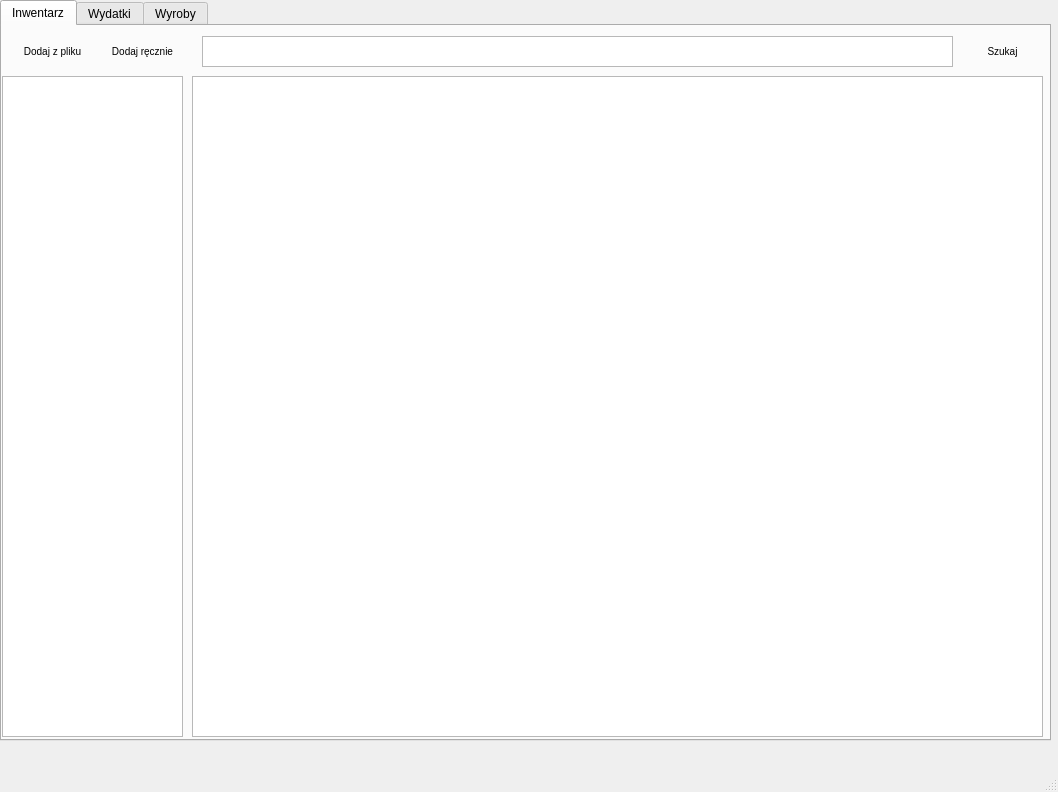
<?xml version="1.0" encoding="UTF-8"?>
<ui version="4.0">
 <class>MainWindow</class>
 <widget class="QMainWindow" name="MainWindow">
  <property name="geometry">
   <rect>
    <x>0</x>
    <y>0</y>
    <width>1058</width>
    <height>792</height>
   </rect>
  </property>
  <property name="contextMenuPolicy">
   <enum>Qt::CustomContextMenu</enum>
  </property>
  <property name="windowTitle">
   <string>Handcraft cost analyzer</string>
  </property>
  <widget class="QWidget" name="centralwidget">
   <widget class="QTabWidget" name="tabWidget">
    <property name="geometry">
     <rect>
      <x>0</x>
      <y>0</y>
      <width>1051</width>
      <height>741</height>
     </rect>
    </property>
    <property name="styleSheet">
     <string notr="true"/>
    </property>
    <property name="currentIndex">
     <number>0</number>
    </property>
    <widget class="QWidget" name="Inventory">
     <attribute name="icon">
      <iconset>
       <normaloff>../assets/inventory.svg</normaloff>../assets/inventory.svg</iconset>
     </attribute>
     <attribute name="title">
      <string>Inwentarz</string>
     </attribute>
     <widget class="QTreeView" name="treeView">
      <property name="geometry">
       <rect>
        <x>0</x>
        <y>50</y>
        <width>181</width>
        <height>661</height>
       </rect>
      </property>
      <property name="sizeAdjustPolicy">
       <enum>QAbstractScrollArea::AdjustToContents</enum>
      </property>
     </widget>
     <widget class="QPushButton" name="pushButton_2">
      <property name="geometry">
       <rect>
        <x>10</x>
        <y>10</y>
        <width>81</width>
        <height>31</height>
       </rect>
      </property>
      <property name="styleSheet">
       <string notr="true">*{
border: 2px solid '#000800';
border-radius: 10px;
background: '#0e7190';
font-size: 10px;
color: 'white';
}
*:hover{
background: 'white';
color: 'black'
}</string>
      </property>
      <property name="text">
       <string>Dodaj z pliku</string>
      </property>
     </widget>
     <widget class="QPushButton" name="pushButton_3">
      <property name="geometry">
       <rect>
        <x>100</x>
        <y>10</y>
        <width>81</width>
        <height>31</height>
       </rect>
      </property>
      <property name="styleSheet">
       <string notr="true">*{
border: 2px solid '#000800';
border-radius: 10px;
background: '#0e7190';
font-size: 10px;
color: 'white';
}
*:hover{
background: 'white';
color: 'black'
}</string>
      </property>
      <property name="text">
       <string>Dodaj ręcznie</string>
      </property>
     </widget>
     <widget class="QTextEdit" name="textEdit">
      <property name="geometry">
       <rect>
        <x>200</x>
        <y>10</y>
        <width>751</width>
        <height>31</height>
       </rect>
      </property>
      <property name="sizeAdjustPolicy">
       <enum>QAbstractScrollArea::AdjustToContentsOnFirstShow</enum>
      </property>
     </widget>
     <widget class="QPushButton" name="pushButton_4">
      <property name="geometry">
       <rect>
        <x>960</x>
        <y>10</y>
        <width>81</width>
        <height>31</height>
       </rect>
      </property>
      <property name="styleSheet">
       <string notr="true">*{
border: 2px solid '#000800';
border-radius: 10px;
background: '#0e7190';
font-size: 10px;
color: 'white';
}
*:hover{
background: 'white';
color: 'black'
}</string>
      </property>
      <property name="text">
       <string>Szukaj</string>
      </property>
     </widget>
     <widget class="QTableView" name="tableView">
      <property name="geometry">
       <rect>
        <x>190</x>
        <y>50</y>
        <width>851</width>
        <height>661</height>
       </rect>
      </property>
      <property name="mouseTracking">
       <bool>false</bool>
      </property>
      <property name="contextMenuPolicy">
       <enum>Qt::CustomContextMenu</enum>
      </property>
      <property name="sizeAdjustPolicy">
       <enum>QAbstractScrollArea::AdjustToContents</enum>
      </property>
      <property name="editTriggers">
       <set>QAbstractItemView::NoEditTriggers</set>
      </property>
      <property name="alternatingRowColors">
       <bool>true</bool>
      </property>
      <property name="selectionMode">
       <enum>QAbstractItemView::SingleSelection</enum>
      </property>
      <property name="selectionBehavior">
       <enum>QAbstractItemView::SelectRows</enum>
      </property>
      <property name="sortingEnabled">
       <bool>true</bool>
      </property>
     </widget>
    </widget>
    <widget class="QWidget" name="Test">
     <attribute name="title">
      <string>Wydatki</string>
     </attribute>
    </widget>
    <widget class="QWidget" name="tab">
     <attribute name="title">
      <string>Wyroby</string>
     </attribute>
    </widget>
   </widget>
  </widget>
  <widget class="QMenuBar" name="menubar">
   <property name="geometry">
    <rect>
     <x>0</x>
     <y>0</y>
     <width>1058</width>
     <height>22</height>
    </rect>
   </property>
  </widget>
  <widget class="QStatusBar" name="statusbar"/>
  <action name="actiona">
   <property name="text">
    <string>a</string>
   </property>
  </action>
  <action name="actionb">
   <property name="text">
    <string>b</string>
   </property>
  </action>
 </widget>
 <resources/>
 <connections>
  <connection>
   <sender>tableView</sender>
   <signal>doubleClicked(QModelIndex)</signal>
   <receiver>MainWindow</receiver>
   <slot>edit_on_double_click(QModelIndex)</slot>
   <hints>
    <hint type="sourcelabel">
     <x>422</x>
     <y>287</y>
    </hint>
    <hint type="destinationlabel">
     <x>438</x>
     <y>-15</y>
    </hint>
   </hints>
  </connection>
  <connection>
   <sender>pushButton_3</sender>
   <signal>released()</signal>
   <receiver>MainWindow</receiver>
   <slot>manualAddItem()</slot>
   <hints>
    <hint type="sourcelabel">
     <x>139</x>
     <y>75</y>
    </hint>
    <hint type="destinationlabel">
     <x>174</x>
     <y>-6</y>
    </hint>
   </hints>
  </connection>
  <connection>
   <sender>pushButton_2</sender>
   <signal>released()</signal>
   <receiver>MainWindow</receiver>
   <slot>loadFromFile()</slot>
   <hints>
    <hint type="sourcelabel">
     <x>37</x>
     <y>81</y>
    </hint>
    <hint type="destinationlabel">
     <x>115</x>
     <y>-14</y>
    </hint>
   </hints>
  </connection>
 </connections>
 <slots>
  <slot>edit_on_double_click(QModelIndex)</slot>
  <slot>delete_selected_row(QModelIndex)</slot>
  <slot>manualAddItem()</slot>
  <slot>loadFromFile()</slot>
  <slot>customContextMenuRequestedTableView()</slot>
 </slots>
</ui>
